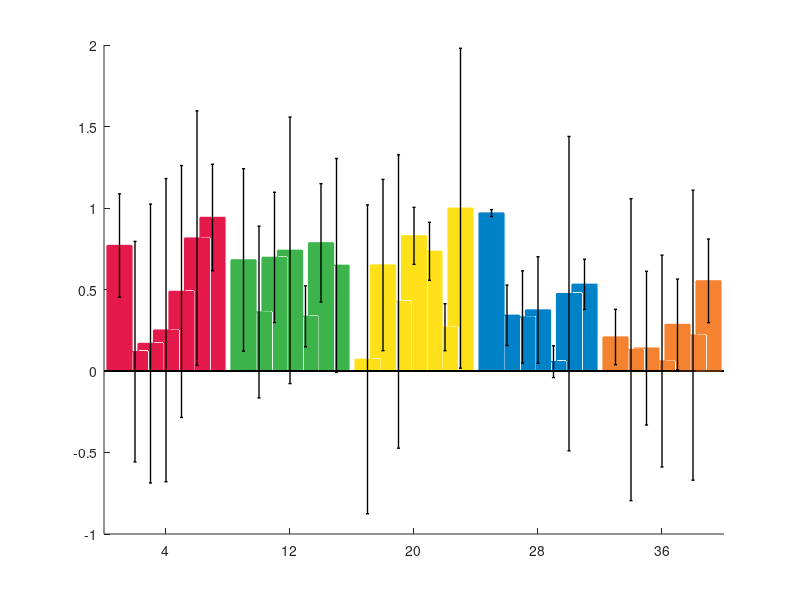

Source code (MATLAB): (Note: this script raises an error after producing the figure.)
% Author: Avgoustinos Vouros 
% Last updated 13/09/2018
% Thanks to Marialena for the idea + initial tests!

% TODO: Description, more testing, find a more fancy name
%       Also a gui for all the configurations!


data = rand(5,7); % Each row is 1 bar group!!
SEM = rand(5,7);

%% User properties

% Figure's aesthetics -----------------------------------------------------
figure_size = 'normal'; % Normali figure window
%figure_size = 'maximize'; % Maximized figure window

% Bars --------------------------------------------------------------------
inGroupGap = 1;    % Gap between each box of the same group
outGroupGap = 2;   % Gap between boxes of different groups
BarLineStyle = '-';
BarLineWidth = 1;

%pick one:
BarEdgeColor = 'same'; % The color of the outline with be the same as the bar's
%BarEdgeColor = 'red'; % The color of the outline with be the defined color

%pick one:
%BarColorGroupBy = 'blue';     % All same color
BarColorGroupBy = 'group';     % Each bar group has different color
%BarColorGroupBy = 'pergroup'; % Each group starts with the same color

% Errorbars ---------------------------------------------------------------
MarkerSize = 10;
MarkerEdgeColor = 'black';
MarkerFaceColor = 'black';
LineStyle = '-';
LineMarker = '.';
LineColor = 'k';
LineWidth = 1;

% Colors ------------------------------------------------------------------
red = [230, 25, 75];
green = [60, 180, 75];
yellow = [255,225,25];
blue = [0, 130, 200];
orange = [245, 130, 48];
purple = [145, 30, 180];
cyan = [70, 240, 240];
magenta = [240, 50, 230];
lime = [210, 245, 60];
pink = [250, 190, 190];
teal = [0, 128, 128];
brown = [170, 110, 40];
maroon = [128, 0, 0];
mint = [170, 255, 195];
olive = [128, 128, 0];
navy = [0, 0, 128];
gray = [128,128,128];
coral = [255,215,180];
pink1 = [242,121,137];
grey1 = [85,67,89];
purple1 = [77,0,51];
%more colors can be defined here...
color = [red;green;yellow;blue;orange;purple;cyan;magenta;lime;...
    pink;teal;brown;maroon;mint;olive;navy;gray;coral;pink1;grey1;...
    purple1]./255;


%% Initialialize and calculate bar pasitions

% Data size
[n,m] = size(data);
nm = n*m;

% Convert data to vector
sdata = reshape(data',1,35);
sSEM = reshape(SEM',1,35);

% Calculate the bar positions
pos = 0;
sw = 0;
for j = 1:n
    for i = 1:m
        if sw == 0
            % Same group
            pos = [pos,pos(end)+inGroupGap];
        else
            % Other group
            pos = [pos,pos(end)+outGroupGap];
            sw = 0;
        end
    end
    sw = 1;
end
pos(1) = [];

% Find also the middles
mpos = reshape(pos,m,n);
mpos = mean(mpos);


%% Generate Graphics %%%%%%%%%%%%%%%%%%%%%%%%%%%%%%%%%%%%%%%%%%%%%%%%%%%%%%

% Figure size
switch figure_size
    case 'normal'
        f = figure;
    case 'maximize'
        f = figure('units','normalized','outerposition',[0 0 1 1]);
end
hold on

% Plot the bars + errorbars
bars = [];
errorbars = [];
LineSpec = strcat(LineStyle,LineMarker,LineColor);
for i = 1:nm 
    % Bar
    B = bar(pos(i),sdata(i),...
        'LineWidth',BarLineWidth,'LineStyle',BarLineStyle);
    bars = [bars;B];
    % Errorbar
    E = errorbar(pos(i),sdata(i),sSEM(i),LineSpec);
    errorbars = [errorbars,E];
    set(E,'MarkerSize',MarkerSize,'MarkerEdgeColor',MarkerEdgeColor,...
        'MarkerFaceColor',MarkerFaceColor,'LineWidth',LineWidth);
end

% Paint the bars
c = 1; %color index
switch BarColorGroupBy
    
    case 'group'
        sbars = reshape(bars,m,n);
        for i = 1:n
            for j = 1:m
                switch BarEdgeColor
                    case 'same'
                        set(sbars(j,i),'EdgeColor',color(c,:),'FaceColor',color(c,:));
                    otherwise
                        set(sbars(j,i),'EdgeColor',BarEdgeColor,'FaceColor',color(c,:));
                end
            end
            if c < size(color,1)
                c = c + 1; %next color
            else
                c = 1;
            end
        end
        
    case 'pergroup'
        sbars = reshape(bars,m,n);
        for i = 1:n
            for j = 1:m
                switch BarEdgeColor
                    case 'same'
                        set(sbars(j,i),'EdgeColor',color(c,:),'FaceColor',color(c,:));
                    otherwise
                        set(sbars(j,i),'EdgeColor',BarEdgeColor,'FaceColor',color(c,:));
                end
                if c < size(colors,1)
                    c = c + 1; %next color
                else
                    c = 1;
                end
            end
            c = 1;
        end        
        
    otherwise
        for i = 1:nm
            switch BarEdgeColor
                case 'same'
                    set(bars(i),'EdgeColor',BarColorGroupBy,'FaceColor',BarColorGroupBy);
                otherwise
                    set(bars(j,i),'EdgeColor',BarColorGroupBy,'FaceColor',BarColorGroupBy);
            end
            if c < size(colors,1)
                c = c + 1; %next color
            else
                c = 1;
            end
        end        
end 

% Fix the axis
faxis = findobj(f,'type','axes'); 
set(faxis,'XTick',mpos);
set(faxis,'XTickLabels',num2str([1:length(mpos)]'));